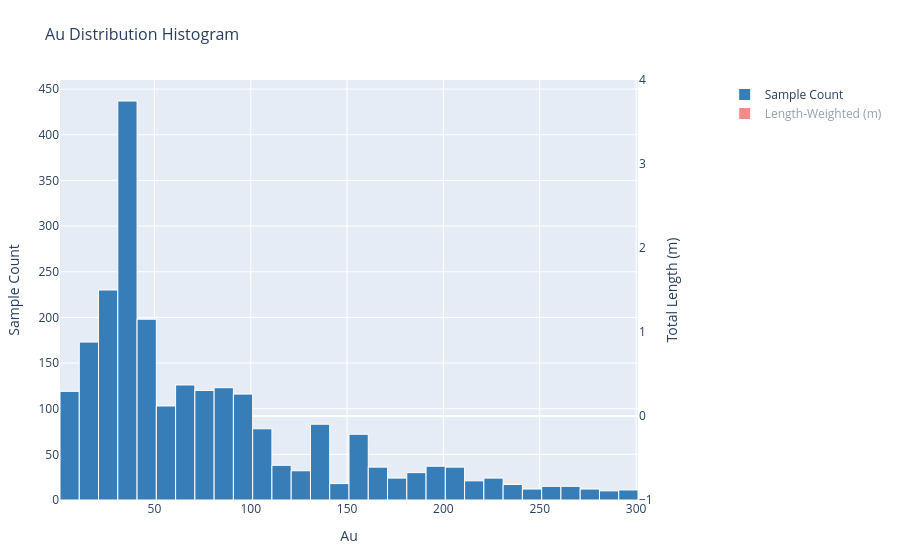

Notebook source saved alongside this figure:
### Code cell
column_name = "Au"
plotly_data = generate_grade_histogram(df, column_name, bins=30)

fig = pio.from_json(json.dumps(plotly_data))
fig.show()

### Figure 1 — Plotly figure (JSON) as saved in the notebook; plotly's stock layout.template omitted (floating-point values rounded to 4 significant figures)
{"data": [{"hovertemplate": "Au: %{x:.3f}<br>Sample Count: %{y}<br><extra></extra>", "marker": {"color": "rgb(55, 126, 184)", "line": {"color": "rgb(255, 255, 255)", "width": 1}}, "name": "Sample Count", "type": "bar", "width": [10, 10, 10, 10, 10, 10, 10, 10, 10, 10, 10, 10, 10, 10, 10, 10, 10, 10, 10, 10, 10, 10, 10, 10, 10, 10, 10, 10, 10, 10], "x": [6, 16, 26, 36, 46, 56, 66, 76, 86, 96, 106, 116, 126, 136, 146, 156, 166, 176, 186, 196, 206, 216, 226, 236, 246, 256, 266, 276, 286, 296], "y": [119, 173, 230, 437, 198, 103, 126, 120, 123, 116, 78, 38, 32, 83, 18, 72, 36, 24, 30, 37, 36, 21, 24, 17, 12, 15, 15, 12, 10, 11], "yaxis": "y"}, {"hovertemplate": "Au: %{x:.3f}<br>Total Length: %{y:.2f} m<br><extra></extra>", "marker": {"color": "rgb(228, 26, 28)", "line": {"color": "rgb(255, 255, 255)", "width": 1}}, "name": "Length-Weighted (m)", "type": "bar", "visible": "legendonly", "width": [10, 10, 10, 10, 10, 10, 10, 10, 10, 10, 10, 10, 10, 10, 10, 10, 10, 10, 10, 10, 10, 10, 10, 10, 10, 10, 10, 10, 10, 10], "x": [6, 16, 26, 36, 46, 56, 66, 76, 86, 96, 106, 116, 126, 136, 146, 156, 166, 176, 186, 196, 206, 216, 226, 236, 246, 256, 266, 276, 286, 296], "y": [297.5, 427.8, 565.6, 1077.0, 494.1, 256.9, 313.8, 295.6, 305.3, 284.7, 195, 94.69, 80, 207.2, 45, 178.1, 90, 60, 75, 91.56, 90, 52.5, 60, 40.31, 30, 35.94, 37.5, 137.5, 25, 25.94], "yaxis": "y2"}], "layout": {"barmode": "overlay", "hovermode": "closest", "legend": {"x": 1.15, "xanchor": "left", "y": 1, "yanchor": "top"}, "margin": {"b": 60, "l": 60, "r": 120, "t": 80}, "showlegend": true, "title": {"font": {"size": 16}, "text": "Au Distribution Histogram"}, "xaxis": {"showgrid": true, "title": {"text": "Au"}, "zeroline": false}, "yaxis": {"showgrid": true, "side": "left", "title": {"text": "Sample Count"}}, "yaxis2": {"overlaying": "y", "showgrid": false, "side": "right", "title": {"text": "Total Length (m)"}}}}
